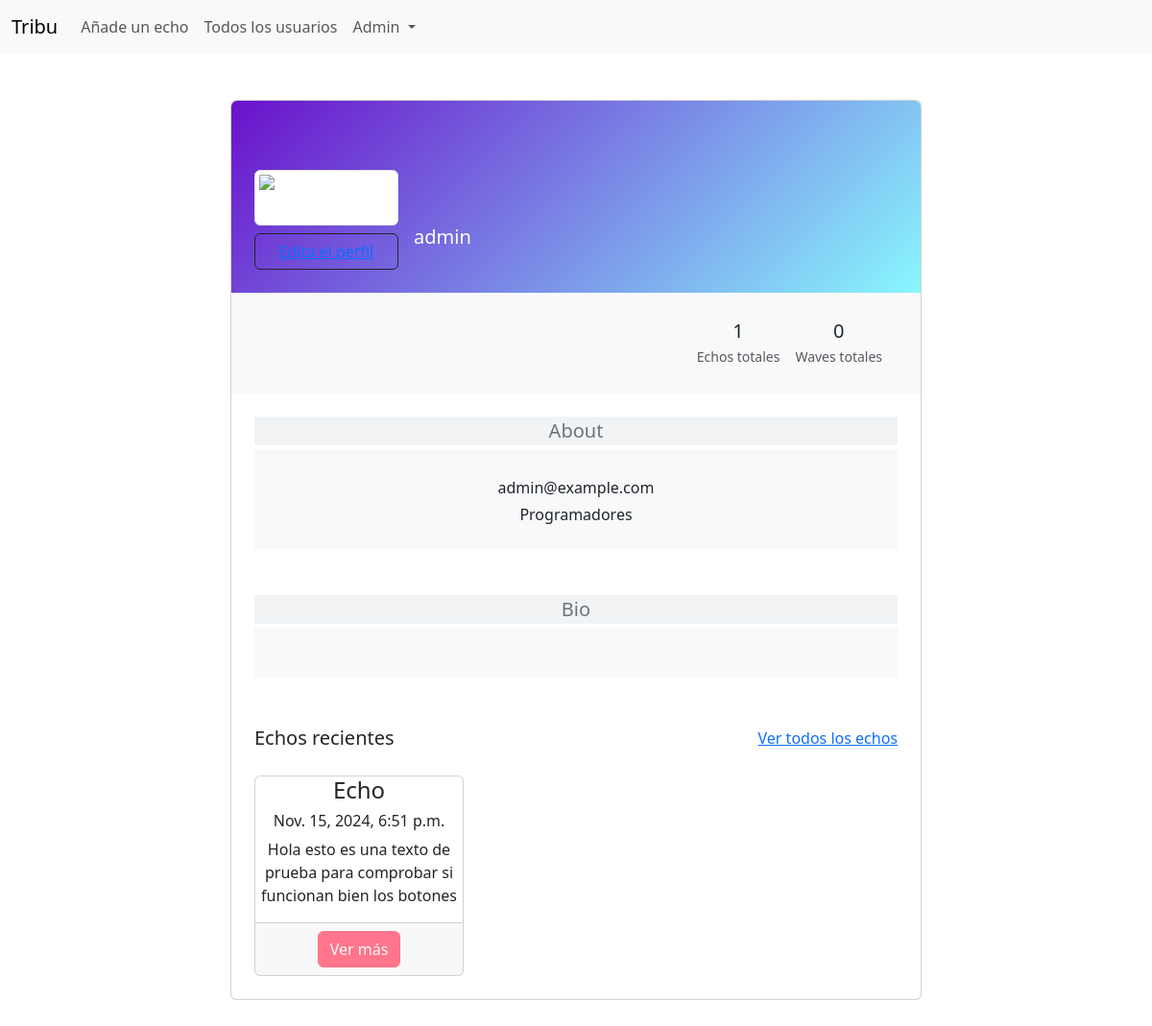
The app's page /users/admin/ (signed in), older data.
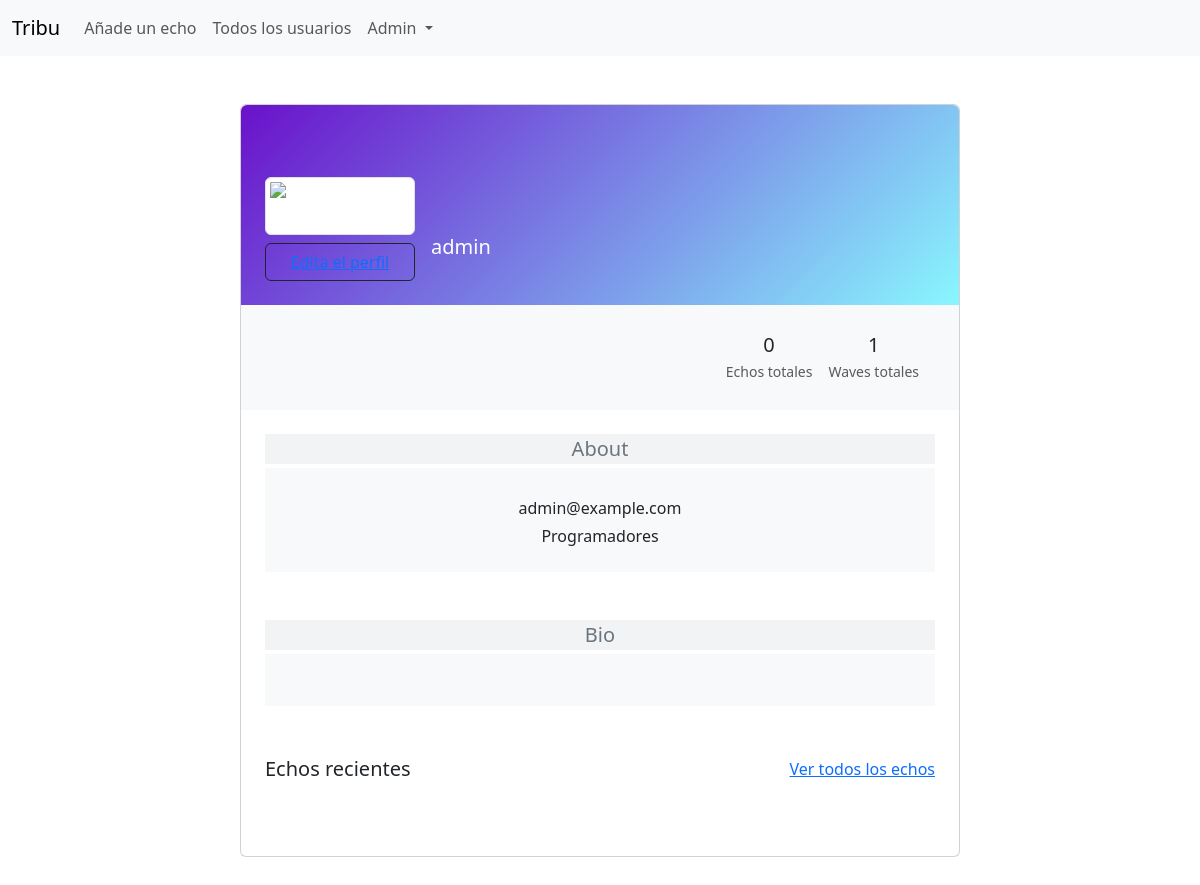
The same page, newer data.
### echos/models.py (models this page shows, shortened)
class Echo(models.Model):
    content = models.TextField(max_length=350)
    created_at = models.DateTimeField(auto_now_add=True)
    updated_at = models.DateTimeField(auto_now=True)
    user = models.ForeignKey(
        settings.AUTH_USER_MODEL,
        on_delete=models.CASCADE,
    )
    class Meta:
        ordering = ['-created_at']

### users/views.py (the view)
# urls.py: path('<str:username>/', views.user_detail, name='user-detail'),
@login_required
def user_detail(request, username: str):
    user = get_user(username)
    echos = get_echos(user)[:5]
    total_waves = Wave.objects.filter(user=user).count()
    return render(
        request,
        'users/user_profile.html',
        dict(user=user, echos=echos, total_echos=echos.count(), total_waves=total_waves),
    )

### users/views.py (called while the page is built)
def get_user(username: str):
    return User.objects.get(username=username)

def get_echos(user: object):
    return Echo.objects.filter(user=user)

### users/templates/users/user_profile.html (shortened to what this page needs)
{% extends "base.html" %}
{% block content %}
  <section class="h-100 gradient-custom-2">
    <div class="container py-5 h-100">
      <div class="row d-flex justify-content-center">
        <div class="col col-lg-9 col-xl-8">
          <div class="card">
            <div class="rounded-top text-white d-flex flex-row" style="background: linear-gradient(135deg, #6a11cb 0%, #89f7fe 100%); height:200px;">
              <div class="ms-4 mt-5 d-flex flex-column" style="width: 150px;">
                <img src="{{user.profile.avatar.url}}"
                  alt="Generic placeholder image" class="img-fluid img-thumbnail mt-4 mb-2"
                  style="width: 150px; z-index: 1">
                  {% if user == request.user%}
                  <button  type="button" data-mdb-button-init data-mdb-ripple-init class="btn btn-outline-dark text-body" data-mdb-ripple-color="dark" style="z-index: 1;">
                    <a href="{% url "users:edit-profile" user.username%}">Edita el perfil</a>
                  </button>
                  {% endif %}
              </div>
              <div class="ms-3" style="margin-top: 130px;">
                <h5>{{user.username}}</h5>
              </div>
            </div>
            <div class="p-4 text-black bg-body-tertiary">
              <div class="d-flex justify-content-end text-center py-1 text-body">
                <div>
                  <p class="mb-1 h5">{{total_echos}}</p>
                  <p class="small text-muted mb-0">Echos totales</p>
                </div>
                <div class="px-3">
                  <p class="mb-1 h5">{{total_waves}}</p>
                  <p class="small text-muted mb-0">Waves totales</p>
                </div>
              </div>
            </div>
            <div class="card-body p-4 text-black">
              <div class="mb-5  text-body">
                <p class="lead fw-normal mb-1 btn-secondary">About</p>
                <div class="p-4 bg-body-tertiary">
                  <p class="font-italic mb-1">{{user.email}}</p>
                  <p class="font-italic mb-0">Programadores</p>
                </div>
              </div>
              <div class="mb-5  text-body">
                <p class="lead fw-normal mb-1 btn-secondary">Bio</p>
                <div class="p-4 bg-body-tertiary">
                </div>
              </div>
              <div class="d-flex justify-content-between align-items-center mb-4 text-body">
                <p class="lead fw-normal mb-0">Echos recientes</p>
                <p class="mb-0"> <a href="{% url "users:user-echos" user.username %}">Ver todos los echos</a></p>
              </div>
              <div class="row g-2">
                      {% for echo in echos %}
                      <div class="col-md-4 col-sm-6 content-card d-flex">
                          <div class="card-big-shadow">
                              <div class="card card-just-text h-100" data-background="color" data-color="green" data-radius="none">
                                  <div class="content">
                                      <h4 class="category">Echo</h4>
                                      <h6 class="title">{{echo.created_at}}</h6>
                                      <p class="description">{{echo.content|truncatewords:20}}</p>
                                      <div class="card-footer text-center mt-auto d-flex justify-content-center align-center">
                                        <a class="btn btn-primary text-decoration-none text-light" href="{% url 'echos:echo-detail' echo.pk %}">Ver más</a>
                                    </div>
                                  </div>
                              </div>
                          </div>
                      </div>
                      {% endfor %}
                  <div class="col mb-2">
                  </div>
            </div>
          </div>
        </div>
      </div>
    </div>
  </section>
{% endblock %}

Row changes from the older to the newer data that the page shows:
removed Echo: created_at "Nov. 15, 2024, 6:51 p.m.", content "Hola esto es una texto de prueba para comprobar si funcionan bien los botones"
Text that changed along with them:
{{ total_echos }}: "1" → "0"
{{ total_waves }}: "0" → "1"
